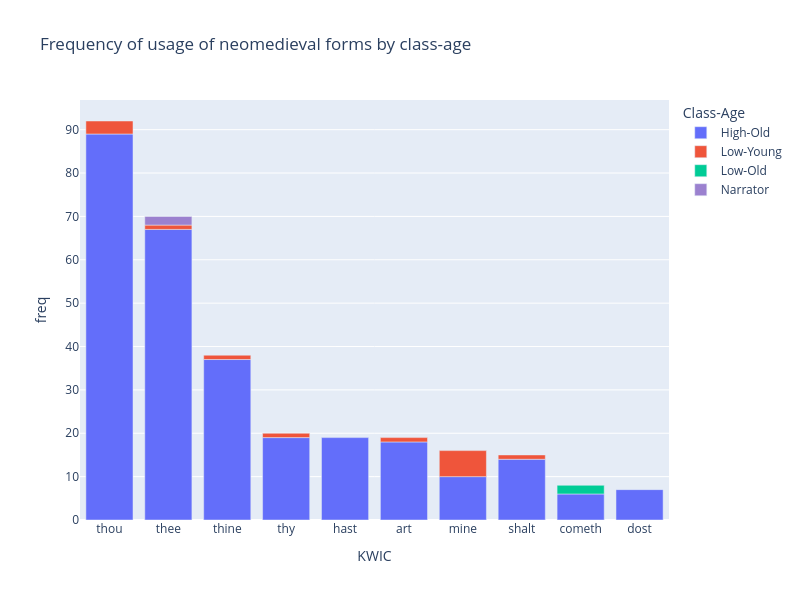

The code cell stored with this chart in its notebook:
### Code cell
# Represent the top 10 medieval forms by frequency and Class-Age
med_kw_by_class_top_10 = med_kw_by_class.filter(pl.col('KWIC').is_in(top_10_freq_kw))

# Get a list with the proper total freq of each KWIC ordered in a descending manner.
kw_order_desc = med_kw_by_class_top_10.group_by('KWIC').agg(pl.sum('freq')).sort('freq', descending= True)['KWIC'].to_list()

fig = px.bar(med_kw_by_class_top_10.to_pandas(), y='freq', x='KWIC', color='Class-Age',
             color_discrete_map=color_map, category_orders= {'KWIC':kw_order_desc},
             title='Frequency of usage of neomedieval forms by class-age',
             width= 800, height= 600)
fig.show()

### Figure 1 — Plotly figure (JSON) as saved in the notebook; plotly's stock layout.template omitted (floating-point values rounded to 4 significant figures)
{"data": [{"hovertemplate": "Class-Age=High-Old<br>KWIC=%{x}<br>freq=%{y}<extra></extra>", "legendgroup": "High-Old", "marker": {"color": "#636efa", "pattern": {"shape": ""}}, "name": "High-Old", "orientation": "v", "showlegend": true, "textposition": "auto", "type": "bar", "x": ["thou", "thee", "thine", "thy", "hast", "art", "shalt", "mine", "dost", "cometh"], "xaxis": "x", "y": [89, 67, 37, 19, 19, 18, 14, 10, 7, 6], "yaxis": "y"}, {"hovertemplate": "Class-Age=Low-Young<br>KWIC=%{x}<br>freq=%{y}<extra></extra>", "legendgroup": "Low-Young", "marker": {"color": "#ef553b", "pattern": {"shape": ""}}, "name": "Low-Young", "orientation": "v", "showlegend": true, "textposition": "auto", "type": "bar", "x": ["mine", "thou", "thy", "art", "thine", "thee", "shalt"], "xaxis": "x", "y": [6, 3, 1, 1, 1, 1, 1], "yaxis": "y"}, {"hovertemplate": "Class-Age=Low-Old<br>KWIC=%{x}<br>freq=%{y}<extra></extra>", "legendgroup": "Low-Old", "marker": {"color": "#00cc96", "pattern": {"shape": ""}}, "name": "Low-Old", "orientation": "v", "showlegend": true, "textposition": "auto", "type": "bar", "x": ["cometh"], "xaxis": "x", "y": [2], "yaxis": "y"}, {"hovertemplate": "Class-Age=Narrator<br>KWIC=%{x}<br>freq=%{y}<extra></extra>", "legendgroup": "Narrator", "marker": {"color": "#9b81cf", "pattern": {"shape": ""}}, "name": "Narrator", "orientation": "v", "showlegend": true, "textposition": "auto", "type": "bar", "x": ["thee"], "xaxis": "x", "y": [2], "yaxis": "y"}], "layout": {"barmode": "relative", "height": 600, "legend": {"title": {"text": "Class-Age"}, "tracegroupgap": 0}, "title": {"text": "Frequency of usage of neomedieval forms by class-age"}, "width": 800, "xaxis": {"anchor": "y", "categoryarray": ["thou", "thee", "thine", "thy", "hast", "art", "mine", "shalt", "cometh", "dost"], "categoryorder": "array", "domain": [0, 1], "title": {"text": "KWIC"}}, "yaxis": {"anchor": "x", "domain": [0, 1], "title": {"text": "freq"}}}}
